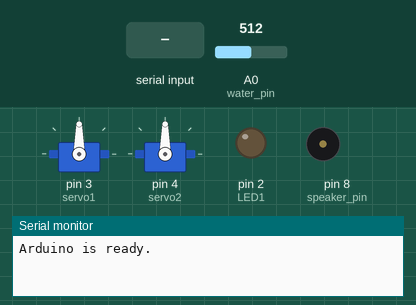
Simulated run of this sketch. Board: Arduino Uno, built with avr-gcc and run on an emulated ATmega328P. On the bench: 2 × servo, output pins drawn as LEDs (lit = HIGH), buzzer (waves = sounding, pin HIGH), the last lines printed to the serial monitor. The inputs (shaded band) are chosen by the test bench; at power-on: A0 (water_pin) = 512.

Above: at 1.2 s.
1.3 s: A0 (water_pin) set to 789
2.8 s: A0 (water_pin) set to 809
At 4.0 s:
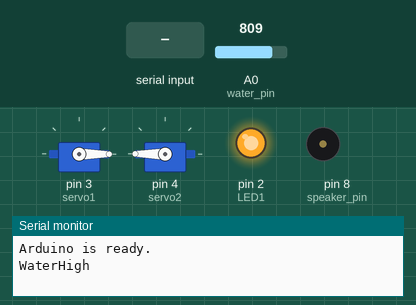
5.9 s: "DOWN\n" received over Serial
At 6.4 s:
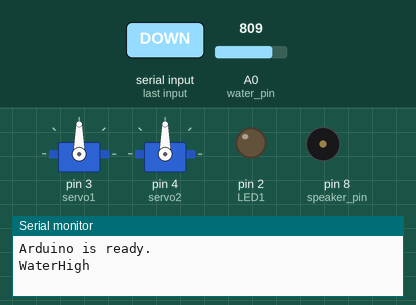
7.4 s: "UP\n" received over Serial
At 7.8 s:
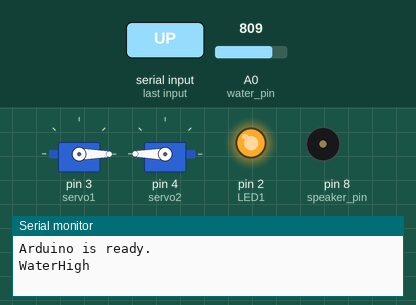
Timing chart, 0 to 9.9 s (numbered marks = the images above; inputs shaded):
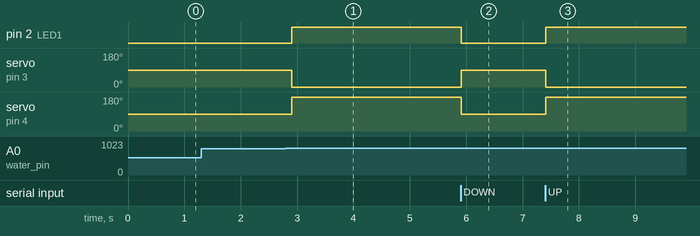

The sketch:

arduino.ino
```cpp
#include <Servo.h>

int water_pin = A0; // 수분 수위 센서 A0에 연결
int LED1 = 2;       // LED를 디지털핀 2에 연결
int speaker_pin = 8; // 스피커 핀을 디지털핀 8에 연결
Servo servo1, servo2;

String webCommand = "0";
String waterCommand = "waterLow";
String currentState = "DOWN"; // 현재 상태를 저장할 변수
bool manualOverride = false;  // 명령 상태를 유지하기 위한 플래그

void setup() {
    Serial.begin(9600);                    // Serial monitor 시작
    Serial.println("Arduino is ready.");   // 초기 메시지 출력

    pinMode(water_pin, INPUT);             // 수위 센서 핀 설정
    pinMode(LED1, OUTPUT);                 // LED 핀 설정
    pinMode(speaker_pin, OUTPUT);          // 스피커 핀 설정

    servo1.attach(3);                      // 서보 모터 1 핀 설정 - 오른쪽 기둥
    servo2.attach(4);                      // 서보 모터 2 핀 설정 - 왼쪽 기둥

    // 초기화
    digitalWrite(LED1, LOW);
    digitalWrite(speaker_pin, LOW);
    servo1.write(90);
    servo2.write(90);
}

void loop() {
    int waterLevel = analogRead(water_pin); // 수위 센서 값 읽기
    delay(100);                             // 간격 조정

    // 시리얼 입력 확인
    if (Serial.available() > 0) {
        String command = Serial.readStringUntil('\n'); // 명령 읽기
        command.trim();                                // 앞뒤 공백 제거

        if (command == "STATUS") {
            // 상태 요청 명령 처리
            Serial.println(currentState); // 현재 상태 반환
        } else if (command == "UP") {
            // UP 명령 처리
            webCommand = "UP";
            manualOverride = true; // 명령 상태 유지
        } else if (command == "DOWN") {
            // DOWN 명령 처리
            webCommand = "DOWN";
            manualOverride = true; // 명령 상태 유지
        } else {
            // 잘못된 명령 처리
            Serial.println("ERROR: Unknown command.");
        }
    }

    // 명령 상태 유지 로직
    if (manualOverride) {
        if (webCommand == "UP") {
            currentState = "UP";
            digitalWrite(LED1, HIGH); // LED ON
            servo1.write(0);          // 서보 모터 1은 0도로 이동
            servo2.write(180);        // 서보 모터 2는 180도로 이동
        } else if (webCommand == "DOWN") {
            currentState = "DOWN";
            digitalWrite(LED1, LOW);  // LED OFF
            servo1.write(90);         // 서보 모터 1 복귀
            servo2.write(90);         // 서보 모터 2 복귀
        }
    } else {
        // 센서에 따라 상태 변경
        if (waterCommand == "waterLow" && waterLevel > 800) {
            Serial.println("WaterHigh");
            waterCommand = "waterHigh";
            currentState = "UP";
            digitalWrite(LED1, HIGH); // LED ON
            servo1.write(0);          // 서보 모터 1은 0도로 이동
            servo2.write(180);        // 서보 모터 2는 180도로 이동
        } else if (waterCommand == "waterHigh" && waterLevel <= 100) {
            Serial.println("WaterLow");
            waterCommand = "waterLow";
            currentState = "DOWN";
            digitalWrite(LED1, LOW);  // LED OFF
            servo1.write(90);         // 서보 모터 1 복귀
            servo2.write(90);         // 서보 모터 2 복귀
        }
    }
}
```

Measured:
- the behaviour switches between 800 and 801 on A0 (water_pin) (found by bisection; images 0 and 1)
- after the input at 1.3 s, every drawn part: stays the same
- after the input at 2.8 s, pin 2 (LED1): LOW → HIGH after 0.10 s; servo on pin 3 (servo1): 90° → 0° after 0.11 s; servo on pin 4 (servo2): 90° → 180° after 0.11 s
- after the input at 5.9 s, pin 2 (LED1): HIGH → LOW at once; servo on pin 3 (servo1): 0° → 90° at once; servo on pin 4 (servo2): 180° → 90° at once
- after the input at 7.4 s, pin 2 (LED1): LOW → HIGH at once; servo on pin 3 (servo1): 90° → 0° at once; servo on pin 4 (servo2): 90° → 180° at once
